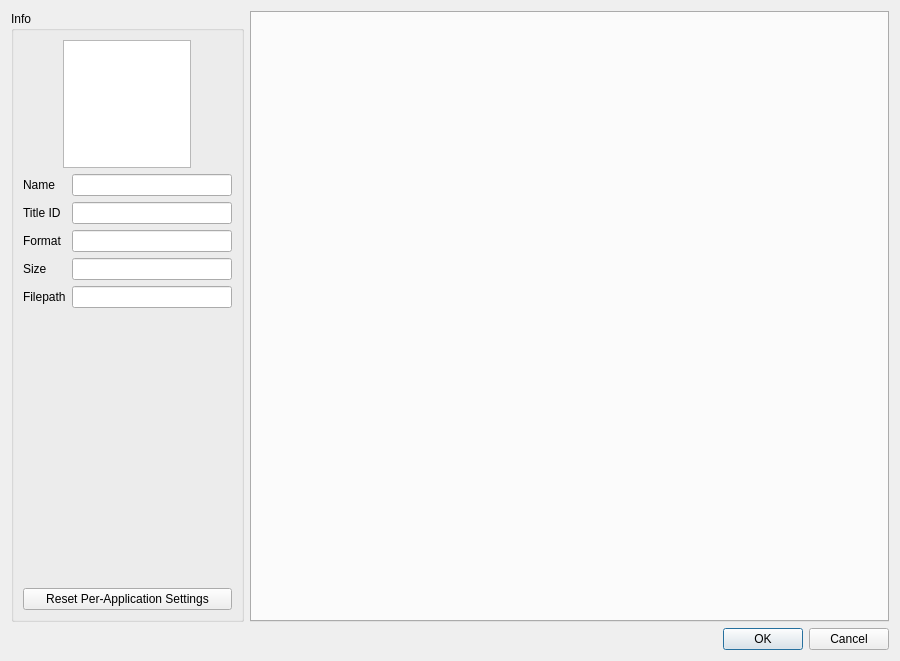
<?xml version="1.0" encoding="UTF-8"?>
<ui version="4.0">
 <class>ConfigurePerGame</class>
 <widget class="QDialog" name="ConfigurePerGame">
  <property name="geometry">
   <rect>
    <x>0</x>
    <y>0</y>
    <width>900</width>
    <height>661</height>
   </rect>
  </property>
  <property name="minimumSize">
   <size>
    <width>900</width>
    <height>0</height>
   </size>
  </property>
  <property name="windowTitle">
   <string>Dialog</string>
  </property>
  <layout class="QVBoxLayout" name="verticalLayout_3">
   <item>
    <layout class="QHBoxLayout" name="horizontalLayout">
     <item>
      <widget class="QGroupBox" name="groupBox">
       <property name="sizePolicy">
        <sizepolicy hsizetype="Maximum" vsizetype="Preferred">
         <horstretch>0</horstretch>
         <verstretch>0</verstretch>
        </sizepolicy>
       </property>
       <property name="title">
        <string>Info</string>
       </property>
       <layout class="QVBoxLayout" name="verticalLayout">
        <item>
         <layout class="QGridLayout" name="gridLayout">
          <item row="0" column="0">
           <widget class="QGraphicsView" name="icon_view">
            <property name="sizePolicy">
             <sizepolicy hsizetype="Maximum" vsizetype="Maximum">
              <horstretch>0</horstretch>
              <verstretch>0</verstretch>
             </sizepolicy>
            </property>
            <property name="minimumSize">
             <size>
              <width>128</width>
              <height>128</height>
             </size>
            </property>
            <property name="maximumSize">
             <size>
              <width>128</width>
              <height>128</height>
             </size>
            </property>
            <property name="verticalScrollBarPolicy">
             <enum>Qt::ScrollBarAlwaysOff</enum>
            </property>
            <property name="horizontalScrollBarPolicy">
             <enum>Qt::ScrollBarAlwaysOff</enum>
            </property>
            <property name="interactive">
             <bool>false</bool>
            </property>
           </widget>
          </item>
         </layout>
        </item>
        <item>
         <layout class="QGridLayout" name="gridLayout_2">
          <item row="4" column="0">
           <widget class="QLabel" name="label_6">
            <property name="text">
             <string>Size</string>
            </property>
           </widget>
          </item>
          <item row="5" column="1">
           <widget class="QLineEdit" name="display_filepath">
            <property name="enabled">
             <bool>true</bool>
            </property>
            <property name="minimumSize">
             <size>
              <width>160</width>
              <height>0</height>
             </size>
            </property>
            <property name="readOnly">
             <bool>true</bool>
            </property>
           </widget>
          </item>
          <item row="3" column="0">
           <widget class="QLabel" name="label_5">
            <property name="text">
             <string>Format</string>
            </property>
           </widget>
          </item>
          <item row="1" column="0">
           <widget class="QLabel" name="label">
            <property name="text">
             <string>Name</string>
            </property>
           </widget>
          </item>
          <item row="4" column="1">
           <widget class="QLineEdit" name="display_size">
            <property name="enabled">
             <bool>true</bool>
            </property>
            <property name="readOnly">
             <bool>true</bool>
            </property>
           </widget>
          </item>
          <item row="5" column="0">
           <widget class="QLabel" name="label_7">
            <property name="text">
             <string>Filepath</string>
            </property>
           </widget>
          </item>
          <item row="2" column="0">
           <widget class="QLabel" name="label_4">
            <property name="text">
             <string>Title ID</string>
            </property>
           </widget>
          </item>
          <item row="2" column="1">
           <widget class="QLineEdit" name="display_title_id">
            <property name="enabled">
             <bool>true</bool>
            </property>
            <property name="readOnly">
             <bool>true</bool>
            </property>
           </widget>
          </item>
          <item row="1" column="1">
           <widget class="QLineEdit" name="display_name">
            <property name="enabled">
             <bool>true</bool>
            </property>
            <property name="readOnly">
             <bool>true</bool>
            </property>
           </widget>
          </item>
          <item row="3" column="1">
           <widget class="QLineEdit" name="display_format">
            <property name="enabled">
             <bool>true</bool>
            </property>
            <property name="readOnly">
             <bool>true</bool>
            </property>
           </widget>
          </item>
         </layout>
        </item>
        <item>
         <spacer name="verticalSpacer">
          <property name="orientation">
           <enum>Qt::Vertical</enum>
          </property>
          <property name="sizeHint" stdset="0">
           <size>
            <width>20</width>
            <height>40</height>
           </size>
          </property>
         </spacer>
        </item>
        <item>
         <widget class="QPushButton" name="button_reset_per_game">
          <property name="text">
           <string>Reset Per-Application Settings</string>
          </property>
         </widget>
        </item>
       </layout>
      </widget>
     </item>
     <item>
      <layout class="QVBoxLayout" name="VerticalLayout">
       <item>
        <layout class="QVBoxLayout" name="verticalLayout_2"/>
       </item>
       <item>
        <widget class="QTabWidget" name="tabWidget">
         <property name="enabled">
          <bool>true</bool>
         </property>
         <property name="currentIndex">
          <number>-1</number>
         </property>
         <property name="usesScrollButtons">
          <bool>true</bool>
         </property>
         <property name="documentMode">
          <bool>false</bool>
         </property>
         <property name="tabsClosable">
          <bool>false</bool>
         </property>
        </widget>
       </item>
      </layout>
     </item>
    </layout>
   </item>
   <item>
    <widget class="QDialogButtonBox" name="buttonBox">
     <property name="sizePolicy">
      <sizepolicy hsizetype="Preferred" vsizetype="Preferred">
       <horstretch>0</horstretch>
       <verstretch>0</verstretch>
      </sizepolicy>
     </property>
     <property name="orientation">
      <enum>Qt::Horizontal</enum>
     </property>
     <property name="standardButtons">
      <set>QDialogButtonBox::Cancel|QDialogButtonBox::Ok</set>
     </property>
    </widget>
   </item>
  </layout>
 </widget>
 <resources/>
 <connections>
  <connection>
   <sender>buttonBox</sender>
   <signal>rejected()</signal>
   <receiver>ConfigurePerGame</receiver>
   <slot>reject()</slot>
   <hints>
    <hint type="sourcelabel">
     <x>20</x>
     <y>20</y>
    </hint>
    <hint type="destinationlabel">
     <x>20</x>
     <y>20</y>
    </hint>
   </hints>
  </connection>
 </connections>
</ui>
